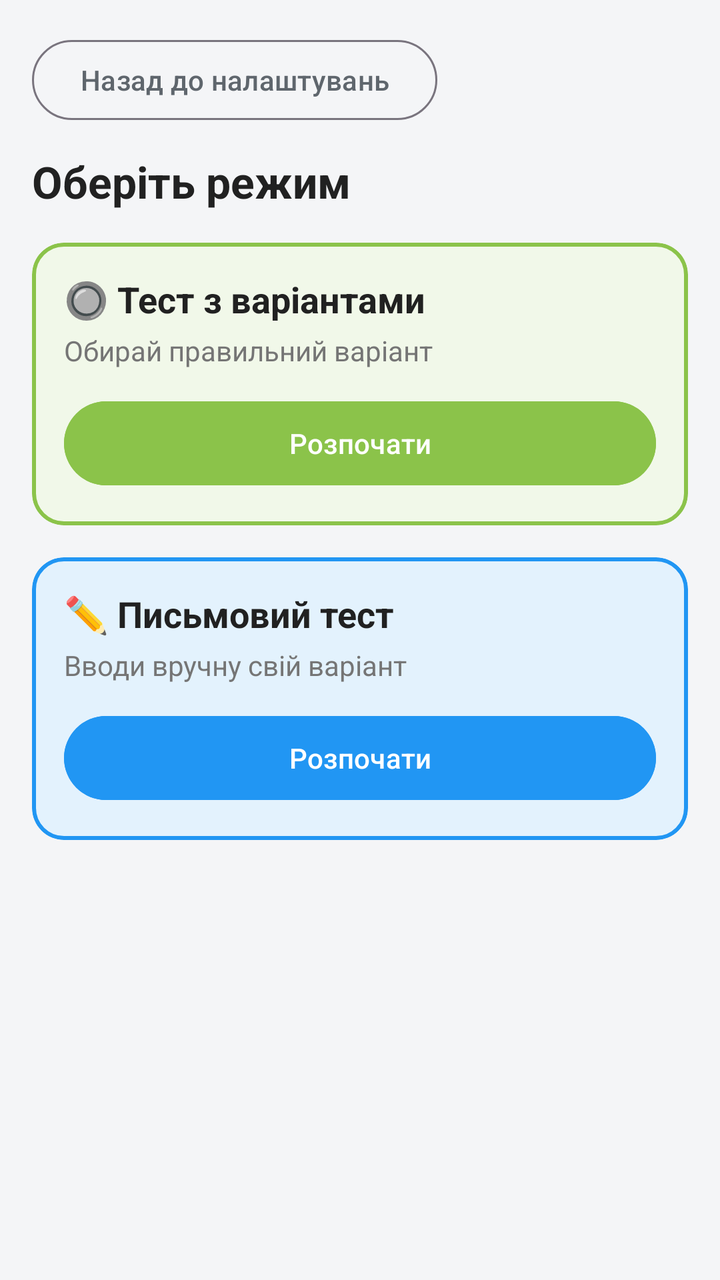
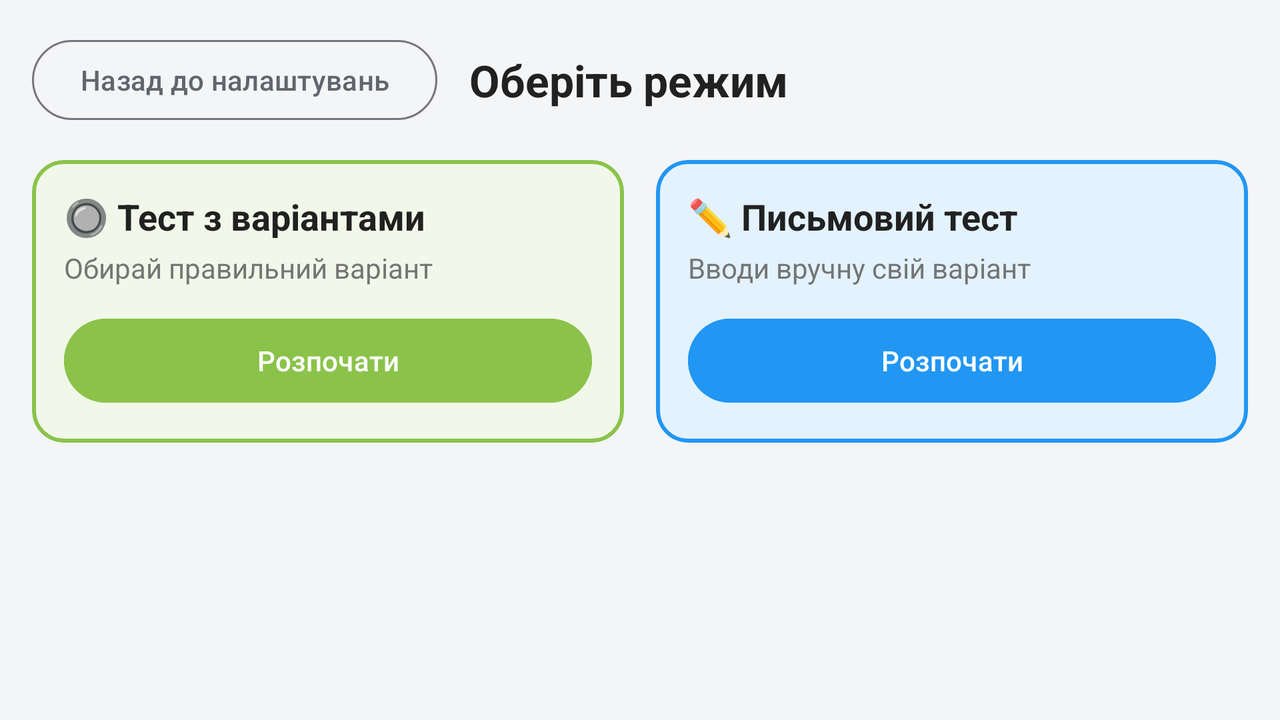

Two renders of one Android screen. The first uses the default layout on a phone; the second uses the alternative layout the repository ships for a different screen configuration, on a matching device. The two XML files are below.
<!-- AndroidManifest.xml: application theme Theme.YourVocabulary -->
<!-- res/layout/activity_test_type.xml -->
<?xml version="1.0" encoding="utf-8"?>
<ScrollView xmlns:android="http://schemas.android.com/apk/res/android"
    xmlns:app="http://schemas.android.com/apk/res-auto"
    android:id="@+id/main_test_type"
    android:layout_width="match_parent"
    android:layout_height="match_parent"
    android:fillViewport="true">

    <androidx.constraintlayout.widget.ConstraintLayout
        android:layout_width="match_parent"
        android:layout_height="wrap_content"
        android:padding="@dimen/padding_screen">

        
        <Button
            android:id="@+id/btnBackToSettings"
            style="?attr/materialButtonOutlinedStyle"
            android:layout_width="wrap_content"
            android:layout_height="wrap_content"
            android:text="@string/btn_back_to_settings"
            app:layout_constraintStart_toStartOf="parent"
            app:layout_constraintTop_toTopOf="parent" />

        
        <TextView
            android:id="@+id/tvTestTypeTitle"
            android:layout_width="0dp"
            android:layout_height="wrap_content"
            android:layout_marginTop="12dp"
            android:text="@string/title_choose_test_type"
            android:textColor="@color/textColorPrimary"
            android:textSize="@dimen/text_size_title"
            android:textStyle="bold"
            app:layout_constraintEnd_toEndOf="parent"
            app:layout_constraintStart_toStartOf="parent"
            app:layout_constraintTop_toBottomOf="@id/btnBackToSettings" />

        
        <com.google.android.material.card.MaterialCardView
            android:id="@+id/cardChoiceTest"
            android:layout_width="0dp"
            android:layout_height="wrap_content"
            android:layout_marginTop="@dimen/margin_section"
            android:clickable="true"
            android:focusable="true"
            app:cardBackgroundColor="@color/card_choice_bg"
            app:cardCornerRadius="16dp"
            app:cardElevation="0dp"
            app:strokeColor="@color/card_choice_border"
            app:strokeWidth="2dp"
            app:layout_constraintEnd_toEndOf="parent"
            app:layout_constraintStart_toStartOf="parent"
            app:layout_constraintTop_toBottomOf="@id/tvTestTypeTitle">

            <LinearLayout
                android:layout_width="match_parent"
                android:layout_height="wrap_content"
                android:orientation="vertical"
                android:padding="16dp">

                <TextView
                    android:layout_width="match_parent"
                    android:layout_height="wrap_content"
                    android:text="@string/mode_choice_title"
                    android:textColor="@color/textColorPrimary"
                    android:textSize="18sp"
                    android:textStyle="bold" />

                <TextView
                    android:layout_width="match_parent"
                    android:layout_height="wrap_content"
                    android:layout_marginTop="4dp"
                    android:text="@string/mode_choice_desc"
                    android:textColor="@color/textColorSecondary"
                    android:textSize="14sp" />

                <Button
                    android:id="@+id/btnStartChoiceTest"
                    android:layout_width="match_parent"
                    android:layout_height="@dimen/button_height"
                    android:layout_marginTop="12dp"
                    android:backgroundTint="@color/card_choice_border"
                    android:text="@string/btn_start_test" />
            </LinearLayout>
        </com.google.android.material.card.MaterialCardView>

        
        <com.google.android.material.card.MaterialCardView
            android:id="@+id/cardInputTest"
            android:layout_width="0dp"
            android:layout_height="wrap_content"
            android:layout_marginTop="@dimen/margin_section"
            android:clickable="true"
            android:focusable="true"
            app:cardBackgroundColor="@color/card_input_bg"
            app:cardCornerRadius="16dp"
            app:cardElevation="0dp"
            app:strokeColor="@color/card_input_border"
            app:strokeWidth="2dp"
            app:layout_constraintEnd_toEndOf="parent"
            app:layout_constraintStart_toStartOf="parent"
            app:layout_constraintTop_toBottomOf="@id/cardChoiceTest">

            <LinearLayout
                android:layout_width="match_parent"
                android:layout_height="wrap_content"
                android:orientation="vertical"
                android:padding="16dp">

                <TextView
                    android:layout_width="match_parent"
                    android:layout_height="wrap_content"
                    android:text="@string/mode_input_title"
                    android:textColor="@color/textColorPrimary"
                    android:textSize="18sp"
                    android:textStyle="bold" />

                <TextView
                    android:layout_width="match_parent"
                    android:layout_height="wrap_content"
                    android:layout_marginTop="4dp"
                    android:text="@string/mode_input_desc"
                    android:textColor="@color/textColorSecondary"
                    android:textSize="14sp" />

                <Button
                    android:id="@+id/btnStartInputTest"
                    android:layout_width="match_parent"
                    android:layout_height="@dimen/button_height"
                    android:layout_marginTop="12dp"
                    android:backgroundTint="@color/card_input_border"
                    android:text="@string/btn_start_test" />
            </LinearLayout>
        </com.google.android.material.card.MaterialCardView>

    </androidx.constraintlayout.widget.ConstraintLayout>
</ScrollView>
<!-- resources referenced by this layout -->
<resources>
  <color name="card_choice_bg">#F1F8E9</color>
  <color name="card_choice_border">#8BC34A</color>
  <color name="card_input_bg">#E3F2FD</color>
  <color name="card_input_border">#2196F3</color>
  <color name="textColorPrimary">#212121</color>
  <color name="textColorSecondary">#757575</color>
  <dimen name="button_height">50dp</dimen>
  <dimen name="margin_section">16dp</dimen>
  <dimen name="padding_screen">16dp</dimen>
  <dimen name="text_size_title">22sp</dimen>
  <string name="btn_back_to_settings">Назад до налаштувань</string>
  <string name="btn_start_test">Розпочати</string>
  <string name="mode_choice_desc">Обирай правильний варіант</string>
  <string name="mode_choice_title">🔘 Тест з варіантами</string>
  <string name="mode_input_desc">Вводи вручну свій варіант</string>
  <string name="mode_input_title">✏️ Письмовий тест</string>
  <string name="title_choose_test_type">Оберіть режим</string>
  <style name="Theme.YourVocabulary" parent="Base.Theme.YourVocabulary" />
  <style name="Base.Theme.YourVocabulary" parent="Theme.Material3.DayNight.NoActionBar">
          <item name="colorPrimary">@color/colorPrimary</item>
          <item name="colorOnPrimary">@android:color/white</item>
          <item name="colorSecondary">@color/colorAccent</item>
          <item name="colorOnSecondary">@android:color/white</item>
          <item name="android:colorAccent">@color/colorPrimary</item>
          <item name="android:windowBackground">@color/colorBackground</item>
      </style>
  <color name="colorPrimary">#5F666D</color>
  <color name="colorAccent">#7B858E</color>
  <color name="colorBackground">#F4F5F7</color>
</resources>
<!-- res/layout-land/activity_test_type.xml (the repository's variant of the layout above) -->
<!-- drawn on the phone turned sideways -->
<?xml version="1.0" encoding="utf-8"?>
<ScrollView xmlns:android="http://schemas.android.com/apk/res/android"
    xmlns:app="http://schemas.android.com/apk/res-auto"
    android:id="@+id/main_test_type"
    android:layout_width="match_parent"
    android:layout_height="match_parent"
    android:fillViewport="true">

    <androidx.constraintlayout.widget.ConstraintLayout
        android:layout_width="match_parent"
        android:layout_height="wrap_content"
        android:padding="@dimen/padding_screen">

        
        <Button
            android:id="@+id/btnBackToSettings"
            style="?attr/materialButtonOutlinedStyle"
            android:layout_width="wrap_content"
            android:layout_height="wrap_content"
            android:text="@string/btn_back_to_settings"
            app:layout_constraintStart_toStartOf="parent"
            app:layout_constraintTop_toTopOf="parent" />

        
        <TextView
            android:id="@+id/tvTestTypeTitle"
            android:layout_width="0dp"
            android:layout_height="wrap_content"
            android:layout_marginStart="@dimen/margin_section"
            android:text="@string/title_choose_test_type"
            android:textColor="@color/textColorPrimary"
            android:textSize="@dimen/text_size_title"
            android:textStyle="bold"
            app:layout_constraintBottom_toBottomOf="@id/btnBackToSettings"
            app:layout_constraintEnd_toEndOf="parent"
            app:layout_constraintStart_toEndOf="@id/btnBackToSettings"
            app:layout_constraintTop_toTopOf="@id/btnBackToSettings" />

        
        <androidx.constraintlayout.widget.Guideline
            android:id="@+id/guidelineCenter"
            android:layout_width="wrap_content"
            android:layout_height="wrap_content"
            android:orientation="vertical"
            app:layout_constraintGuide_percent="0.5" />

        
        <com.google.android.material.card.MaterialCardView
            android:id="@+id/cardChoiceTest"
            android:layout_width="0dp"
            android:layout_height="wrap_content"
            android:layout_marginTop="@dimen/margin_section"
            android:layout_marginEnd="@dimen/margin_small"
            android:clickable="true"
            android:focusable="true"
            app:cardBackgroundColor="@color/card_choice_bg"
            app:cardCornerRadius="16dp"
            app:cardElevation="0dp"
            app:strokeColor="@color/card_choice_border"
            app:strokeWidth="2dp"
            app:layout_constraintEnd_toStartOf="@id/guidelineCenter"
            app:layout_constraintStart_toStartOf="parent"
            app:layout_constraintTop_toBottomOf="@id/btnBackToSettings">

            <LinearLayout
                android:layout_width="match_parent"
                android:layout_height="wrap_content"
                android:orientation="vertical"
                android:padding="16dp">

                <TextView
                    android:layout_width="match_parent"
                    android:layout_height="wrap_content"
                    android:text="@string/mode_choice_title"
                    android:textColor="@color/textColorPrimary"
                    android:textSize="18sp"
                    android:textStyle="bold" />

                <TextView
                    android:layout_width="match_parent"
                    android:layout_height="wrap_content"
                    android:layout_marginTop="4dp"
                    android:text="@string/mode_choice_desc"
                    android:textColor="@color/textColorSecondary"
                    android:textSize="14sp" />

                <Button
                    android:id="@+id/btnStartChoiceTest"
                    android:layout_width="match_parent"
                    android:layout_height="@dimen/button_height"
                    android:layout_marginTop="12dp"
                    android:backgroundTint="@color/card_choice_border"
                    android:text="@string/btn_start_test" />
            </LinearLayout>
        </com.google.android.material.card.MaterialCardView>

        
        <com.google.android.material.card.MaterialCardView
            android:id="@+id/cardInputTest"
            android:layout_width="0dp"
            android:layout_height="wrap_content"
            android:layout_marginStart="@dimen/margin_small"
            android:layout_marginTop="@dimen/margin_section"
            android:clickable="true"
            android:focusable="true"
            app:cardBackgroundColor="@color/card_input_bg"
            app:cardCornerRadius="16dp"
            app:cardElevation="0dp"
            app:strokeColor="@color/card_input_border"
            app:strokeWidth="2dp"
            app:layout_constraintEnd_toEndOf="parent"
            app:layout_constraintStart_toEndOf="@id/guidelineCenter"
            app:layout_constraintTop_toBottomOf="@id/btnBackToSettings">

            <LinearLayout
                android:layout_width="match_parent"
                android:layout_height="wrap_content"
                android:orientation="vertical"
                android:padding="16dp">

                <TextView
                    android:layout_width="match_parent"
                    android:layout_height="wrap_content"
                    android:text="@string/mode_input_title"
                    android:textColor="@color/textColorPrimary"
                    android:textSize="18sp"
                    android:textStyle="bold" />

                <TextView
                    android:layout_width="match_parent"
                    android:layout_height="wrap_content"
                    android:layout_marginTop="4dp"
                    android:text="@string/mode_input_desc"
                    android:textColor="@color/textColorSecondary"
                    android:textSize="14sp" />

                <Button
                    android:id="@+id/btnStartInputTest"
                    android:layout_width="match_parent"
                    android:layout_height="@dimen/button_height"
                    android:layout_marginTop="12dp"
                    android:backgroundTint="@color/card_input_border"
                    android:text="@string/btn_start_test" />
            </LinearLayout>
        </com.google.android.material.card.MaterialCardView>

    </androidx.constraintlayout.widget.ConstraintLayout>
</ScrollView>
<!-- resources referenced by the variant -->
<!-- as the phone turned sideways resolves them -->
<resources>
  <color name="card_choice_bg">#F1F8E9</color>
  <color name="card_choice_border">#8BC34A</color>
  <color name="card_input_bg">#E3F2FD</color>
  <color name="card_input_border">#2196F3</color>
  <color name="textColorPrimary">#212121</color>
  <color name="textColorSecondary">#757575</color>
  <dimen name="button_height">50dp</dimen>
  <dimen name="margin_section">16dp</dimen>
  <dimen name="margin_small">8dp</dimen>
  <dimen name="padding_screen">16dp</dimen>
  <dimen name="text_size_title">22sp</dimen>
  <string name="btn_back_to_settings">Назад до налаштувань</string>
  <string name="btn_start_test">Розпочати</string>
  <string name="mode_choice_desc">Обирай правильний варіант</string>
  <string name="mode_choice_title">🔘 Тест з варіантами</string>
  <string name="mode_input_desc">Вводи вручну свій варіант</string>
  <string name="mode_input_title">✏️ Письмовий тест</string>
  <string name="title_choose_test_type">Оберіть режим</string>
  <style name="Theme.YourVocabulary" parent="Base.Theme.YourVocabulary" />
  <style name="Base.Theme.YourVocabulary" parent="Theme.Material3.DayNight.NoActionBar">
          <item name="colorPrimary">@color/colorPrimary</item>
          <item name="colorOnPrimary">@android:color/white</item>
          <item name="colorSecondary">@color/colorAccent</item>
          <item name="colorOnSecondary">@android:color/white</item>
          <item name="android:colorAccent">@color/colorPrimary</item>
          <item name="android:windowBackground">@color/colorBackground</item>
      </style>
  <color name="colorPrimary">#5F666D</color>
  <color name="colorAccent">#7B858E</color>
  <color name="colorBackground">#F4F5F7</color>
</resources>
